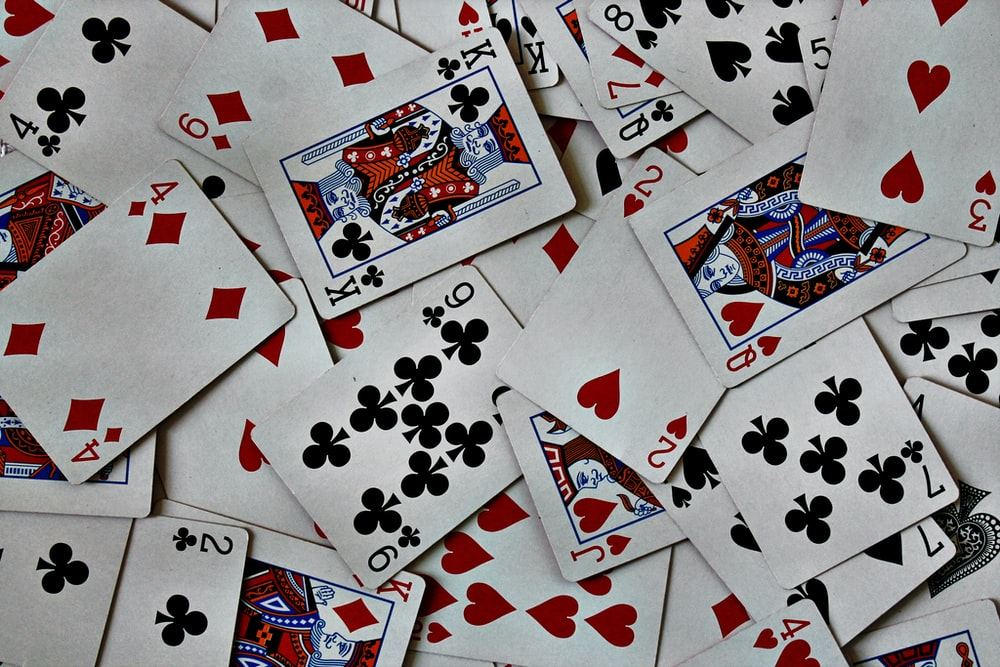
#> input picture projects/cards.jpeg, 1000 x 667 px, given in place of the camera
$ python '17 - Find and Draw Contours.py'
#> lines starting #> are read from the running program, lines starting #| are printed output that depends on the picture; after the words box and inside, x2 and y2 are one past the last pixel; in counts of white or black regions, pixels touching at a corner belong together
import cv2 as cv
import numpy as np

cap = cv.VideoCapture(0)

while True:
    _, frame = cap.read()
#> frame is the input picture: shape (667, 1000, 3); mean B, G, R 137.1, 136, 140.8

    hsv = cv.cvtColor(frame, cv.COLOR_BGR2HSV)
#> hsv: shape (667, 1000, 3); mean H, S, V 76.4, 46.8, 146.6

    # detect the color blue
    lower_blue = np.array([37, 150, 139])
    upper_blue = np.array([121, 255, 255])
    # display only the blue
    mask = cv.inRange(hsv, lower_blue,upper_blue)
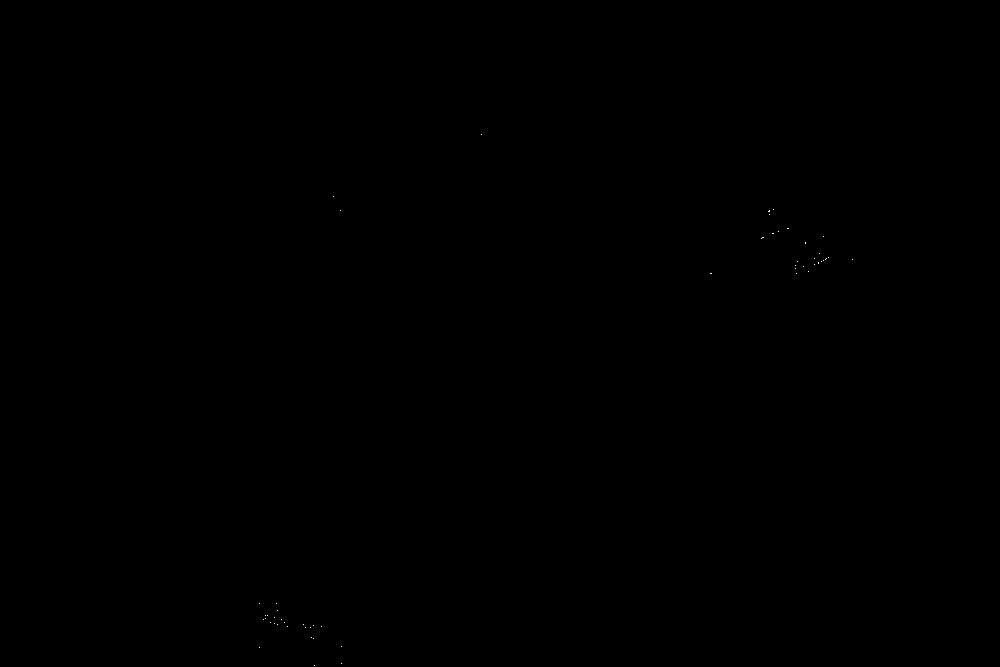
#> mask: shape (667, 1000); 0.01% white in thin lines or dots, all inside (x1, y1, x2, y2) = (259, 134, 853, 666)

    # creating the contours
    contours, hierarchy = cv.findContours(mask, cv.RETR_TREE, cv.CHAIN_APPROX_SIMPLE)
#> contours = 53 contours, all with area under 20

    # draw contours on the frames
    #cv.drawContours(frame, contours,-1, (0,0,255),3)
    # Note: to improve and remove the noises on the image blur before convert to hsv


    # Display contour accoding to the area of the mask
    for contour in contours:
        area = cv.contourArea(contour)

        if area > 5000:
            cv.drawContours(frame, contours,-1, (0,0,255),3)
#> this loop made 53 passes
#> (contour, area) on passes 1 to 12: ([[314, 665]], 0), ([[341, 663]], 0), ([[259, 647]], 0), ([[341, 646]], 0), ([[313, 638]], 0), ([[311, 637]], 0), ([[310, 627]], 0), ([[305, 627]], 0), ([[321, 626]], 0), ([[287, 626]], 0), ([[313, 625]], 0), ([[303, 624]], 0)

    cv.imshow("Frame", frame)
    #cv.imshow("hsv", hsv)
    cv.imshow("mask", mask)

    key = cv.waitKey(1)
#> (key Esc is pressed here)
    if key == 27:
        break

cap.release()
cv.destroyAllWindows()
